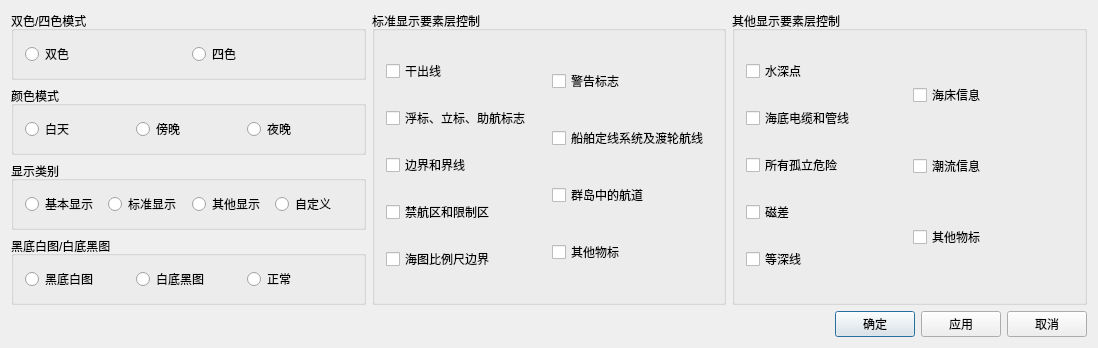
<?xml version="1.0" encoding="UTF-8"?>
<ui version="4.0">
 <class>DisplayCategory</class>
 <widget class="QDialog" name="DisplayCategory">
  <property name="geometry">
   <rect>
    <x>0</x>
    <y>0</y>
    <width>1098</width>
    <height>314</height>
   </rect>
  </property>
  <property name="windowTitle">
   <string>显示设置</string>
  </property>
  <layout class="QGridLayout" name="gridLayout">
   <item row="0" column="0">
    <layout class="QVBoxLayout" name="verticalLayout">
     <item>
      <widget class="QGroupBox" name="colorSchemagroupBox_2">
       <property name="title">
        <string>双色/四色模式</string>
       </property>
       <layout class="QHBoxLayout" name="horizontalLayout_4">
        <item>
         <widget class="QRadioButton" name="twoShaderSchem">
          <property name="text">
           <string>双色</string>
          </property>
         </widget>
        </item>
        <item>
         <widget class="QRadioButton" name="fourShaderScheme">
          <property name="text">
           <string>四色</string>
          </property>
         </widget>
        </item>
       </layout>
      </widget>
     </item>
     <item>
      <widget class="QGroupBox" name="colorSchemagroupBox">
       <property name="title">
        <string>颜色模式</string>
       </property>
       <layout class="QHBoxLayout" name="horizontalLayout_3">
        <item>
         <widget class="QRadioButton" name="colorSchemDay">
          <property name="text">
           <string>白天</string>
          </property>
         </widget>
        </item>
        <item>
         <widget class="QRadioButton" name="colorSchemDusk">
          <property name="text">
           <string>傍晚</string>
          </property>
         </widget>
        </item>
        <item>
         <widget class="QRadioButton" name="colorSchemNight">
          <property name="text">
           <string>夜晚</string>
          </property>
         </widget>
        </item>
       </layout>
      </widget>
     </item>
     <item>
      <widget class="QGroupBox" name="displayCategoryGroupBox">
       <property name="title">
        <string>显示类别</string>
       </property>
       <layout class="QHBoxLayout" name="horizontalLayout">
        <item>
         <widget class="QRadioButton" name="baseDisplay">
          <property name="text">
           <string>基本显示</string>
          </property>
         </widget>
        </item>
        <item>
         <widget class="QRadioButton" name="standardDisplay">
          <property name="text">
           <string>标准显示</string>
          </property>
         </widget>
        </item>
        <item>
         <widget class="QRadioButton" name="otherDisplay">
          <property name="text">
           <string>其他显示</string>
          </property>
         </widget>
        </item>
        <item>
         <widget class="QRadioButton" name="custumDisplay">
          <property name="text">
           <string>自定义</string>
          </property>
         </widget>
        </item>
       </layout>
      </widget>
     </item>
     <item>
      <widget class="QGroupBox" name="groupBox">
       <property name="title">
        <string>黑底白图/白底黑图</string>
       </property>
       <layout class="QHBoxLayout" name="horizontalLayout_7">
        <item>
         <widget class="QRadioButton" name="whiteChartBlackLine">
          <property name="text">
           <string>黑底白图</string>
          </property>
         </widget>
        </item>
        <item>
         <widget class="QRadioButton" name="blackChartWhiteLine">
          <property name="text">
           <string>白底黑图</string>
          </property>
         </widget>
        </item>
        <item>
         <widget class="QRadioButton" name="normal">
          <property name="text">
           <string>正常</string>
          </property>
         </widget>
        </item>
       </layout>
      </widget>
     </item>
    </layout>
   </item>
   <item row="0" column="1">
    <widget class="QGroupBox" name="satandardGroupBox">
     <property name="title">
      <string>标准显示要素层控制</string>
     </property>
     <layout class="QHBoxLayout" name="horizontalLayout_5">
      <item>
       <layout class="QGridLayout" name="gridLayout_2">
        <item row="3" column="0">
         <widget class="QCheckBox" name="checkBox_4">
          <property name="text">
           <string>禁航区和限制区</string>
          </property>
         </widget>
        </item>
        <item row="0" column="0">
         <widget class="QCheckBox" name="checkBox_1">
          <property name="text">
           <string>干出线</string>
          </property>
         </widget>
        </item>
        <item row="1" column="0">
         <widget class="QCheckBox" name="checkBox_2">
          <property name="text">
           <string>浮标、立标、助航标志</string>
          </property>
         </widget>
        </item>
        <item row="2" column="0">
         <widget class="QCheckBox" name="checkBox_3">
          <property name="text">
           <string>边界和界线</string>
          </property>
         </widget>
        </item>
        <item row="4" column="0">
         <widget class="QCheckBox" name="checkBox_5">
          <property name="text">
           <string>海图比例尺边界</string>
          </property>
         </widget>
        </item>
       </layout>
      </item>
      <item>
       <layout class="QGridLayout" name="gridLayout_3">
        <item row="0" column="0">
         <widget class="QCheckBox" name="checkBox_6">
          <property name="text">
           <string>警告标志</string>
          </property>
         </widget>
        </item>
        <item row="1" column="0">
         <widget class="QCheckBox" name="checkBox_7">
          <property name="text">
           <string>船舶定线系统及渡轮航线</string>
          </property>
         </widget>
        </item>
        <item row="2" column="0">
         <widget class="QCheckBox" name="checkBox_8">
          <property name="text">
           <string>群岛中的航道</string>
          </property>
         </widget>
        </item>
        <item row="3" column="0">
         <widget class="QCheckBox" name="checkBox_9">
          <property name="text">
           <string>其他物标</string>
          </property>
         </widget>
        </item>
       </layout>
      </item>
     </layout>
    </widget>
   </item>
   <item row="0" column="2">
    <widget class="QGroupBox" name="otherGroupBox">
     <property name="title">
      <string>其他显示要素层控制</string>
     </property>
     <layout class="QHBoxLayout" name="horizontalLayout_6">
      <item>
       <layout class="QGridLayout" name="gridLayout_4">
        <item row="3" column="0">
         <widget class="QCheckBox" name="checkBox_13">
          <property name="text">
           <string>磁差</string>
          </property>
         </widget>
        </item>
        <item row="0" column="0">
         <widget class="QCheckBox" name="checkBox_10">
          <property name="text">
           <string>水深点</string>
          </property>
         </widget>
        </item>
        <item row="1" column="0">
         <widget class="QCheckBox" name="checkBox_11">
          <property name="text">
           <string>海底电缆和管线</string>
          </property>
         </widget>
        </item>
        <item row="2" column="0">
         <widget class="QCheckBox" name="checkBox_12">
          <property name="text">
           <string>所有孤立危险</string>
          </property>
         </widget>
        </item>
        <item row="4" column="0">
         <widget class="QCheckBox" name="checkBox_14">
          <property name="text">
           <string>等深线</string>
          </property>
         </widget>
        </item>
       </layout>
      </item>
      <item>
       <layout class="QGridLayout" name="gridLayout_5">
        <item row="1" column="0">
         <widget class="QCheckBox" name="checkBox_16">
          <property name="text">
           <string>潮流信息</string>
          </property>
         </widget>
        </item>
        <item row="0" column="0">
         <widget class="QCheckBox" name="checkBox_15">
          <property name="text">
           <string>海床信息</string>
          </property>
         </widget>
        </item>
        <item row="2" column="0">
         <widget class="QCheckBox" name="checkBox_17">
          <property name="text">
           <string>其他物标</string>
          </property>
         </widget>
        </item>
       </layout>
      </item>
     </layout>
    </widget>
   </item>
   <item row="1" column="0" colspan="3">
    <layout class="QHBoxLayout" name="horizontalLayout_2">
     <item>
      <spacer name="horizontalSpacer_2">
       <property name="orientation">
        <enum>Qt::Horizontal</enum>
       </property>
       <property name="sizeHint" stdset="0">
        <size>
         <width>40</width>
         <height>20</height>
        </size>
       </property>
      </spacer>
     </item>
     <item>
      <spacer name="horizontalSpacer">
       <property name="orientation">
        <enum>Qt::Horizontal</enum>
       </property>
       <property name="sizeHint" stdset="0">
        <size>
         <width>40</width>
         <height>20</height>
        </size>
       </property>
      </spacer>
     </item>
     <item>
      <widget class="QPushButton" name="okButton">
       <property name="text">
        <string>确定</string>
       </property>
      </widget>
     </item>
     <item>
      <widget class="QPushButton" name="applyButton">
       <property name="text">
        <string>应用</string>
       </property>
      </widget>
     </item>
     <item>
      <widget class="QPushButton" name="cancelButton">
       <property name="text">
        <string>取消</string>
       </property>
      </widget>
     </item>
    </layout>
   </item>
  </layout>
 </widget>
 <layoutdefault spacing="6" margin="11"/>
 <resources/>
 <connections/>
</ui>
